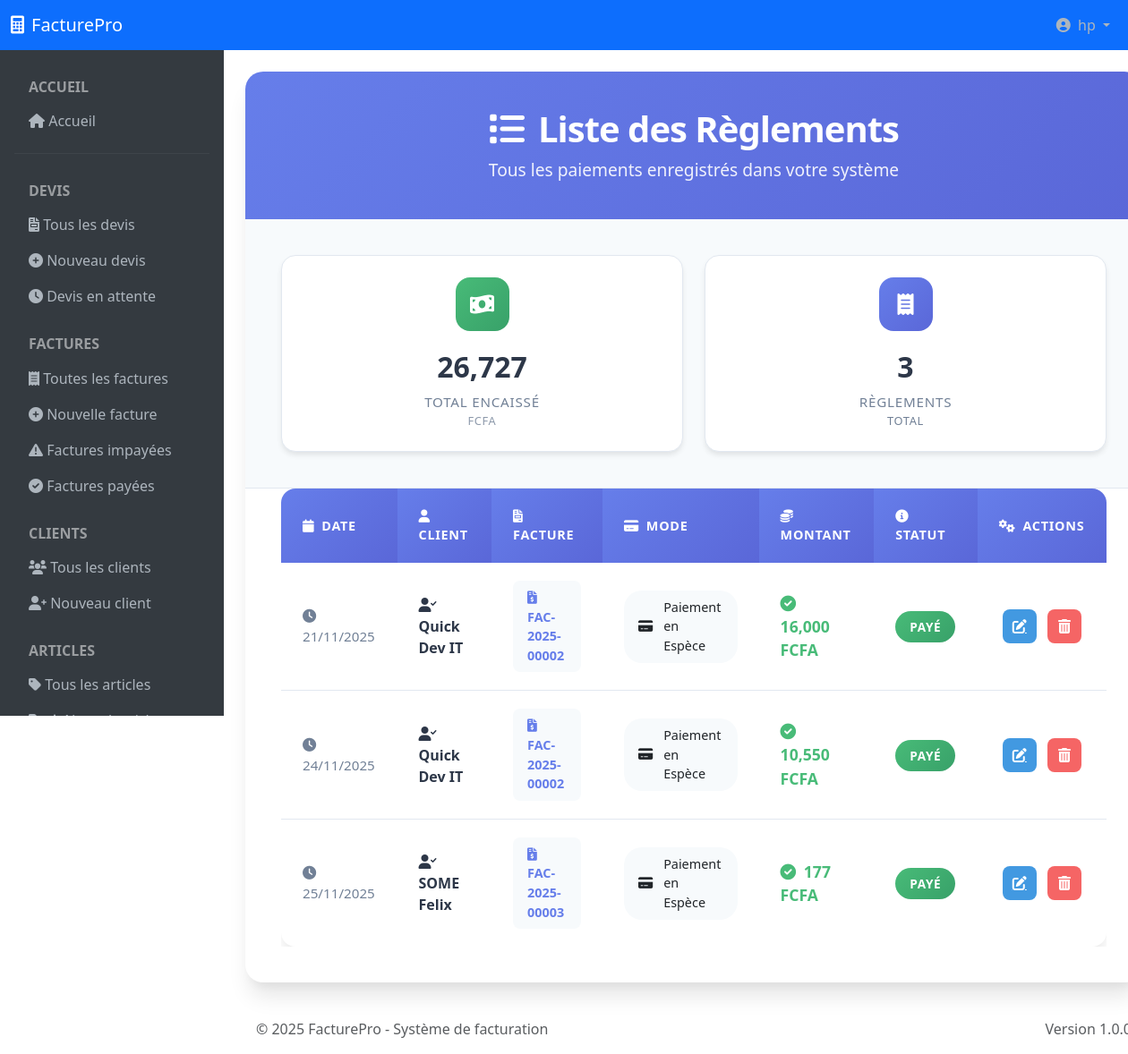
Page /reglements/ (signed in) on the committed database.
### register/models.py (models this page shows)
class User(AbstractUser):
    bio = models.TextField(blank=True, null=True)
    profile_photo = models.ImageField(verbose_name= 'Photo de profil' )

### facture/models.py (models this page shows, shortened)
class Reglement(models.Model):
    client = models.ForeignKey(Client, on_delete=models.PROTECT, related_name='reglements')
    facture = models.ForeignKey(Facturation, on_delete=models.PROTECT, related_name='reglement_set')
    date_reglement = models.DateField(auto_now_add=True)
    montant_reglement = models.DecimalField(max_digits=12, decimal_places=2, validators=[MinValueValidator(0)])
    mode_reglement = models.ForeignKey(ModeReglement, on_delete=models.SET_NULL, null=True, blank=True, limit_choices_to={'est_actif': True})
    class Meta:
        indexes = [
            models.Index(fields=['facture']),
            models.Index(fields=['client']),
            models.Index(fields=['date_reglement']),
            models.Index(fields=['facture', 'date_reglement']),
        ]

class Client(models.Model):
    TYPE_INDIVIDU = 'INDIVIDU'
    TYPE_ENTREPRISE = 'ENTREPRISE'
    TYPE_CHOICES = (
        (TYPE_INDIVIDU, 'Individu'),
        (TYPE_ENTREPRISE, 'Entreprise'),
    )
    SEXE_MASCULIN = 'Masculin'
    SEXE_FEMININ = 'Feminin'
    SEXE_CHOICES = (
        (SEXE_MASCULIN, 'Masculin'),
        (SEXE_FEMININ, 'Féminin'),
    )
    client_type = models.CharField(max_length=20, choices=TYPE_CHOICES, default=TYPE_INDIVIDU)
    nom = models.CharField(max_length=100)
    email = models.EmailField(max_length=150,unique=True)
    telephone = models.CharField(max_length=50, blank=True)
    adresse = models.TextField()
    ville = models.CharField(max_length=50, blank=True)
    sexe = models.CharField(max_length=15, choices=SEXE_CHOICES, blank=True)
    company_id_number = models.CharField(max_length=45, blank=True)
    company_iban = EncryptedCharField(max_length=34, blank=True)
    company_bic = EncryptedCharField(max_length=20, blank=True)
    date_creation = models.DateTimeField(auto_now_add=True)
    save_by = models.ForeignKey(settings.AUTH_USER_MODEL, on_delete=models.PROTECT, related_name='clients')
    class Meta:
        indexes = [
            models.Index(fields=['email']),
            models.Index(fields=['telephone']),
            models.Index(fields=['client_type']),
            models.Index(fields=['date_creation']),
        ]

class Facturation(models.Model):
    STATUT_PAYE = 1
    STATUT_EN_ATTENTE = 2
    STATUT_ANNULE = 3
    STATUT_CHOICES = (
        (STATUT_PAYE, 'Payé'),
        (STATUT_EN_ATTENTE, 'En Attente'),
        (STATUT_ANNULE, 'Annulée'),
    )
    client = models.ForeignKey(Client, on_delete=models.PROTECT)
    devis_origine = models.OneToOneField(
        Devis,
        on_delete=models.PROTECT,
        null=True,  # Changé pour permettre None temporairement
        blank=True,
        related_name='facture_generee'
    )
    save_by = models.ForeignKey(settings.AUTH_USER_MODEL, on_delete=models.PROTECT, related_name='factures')
    montant_accompte = models.DecimalField(
        max_digits=12,
        decimal_places=2,
        default=0.00,
        validators=[MinValueValidator(0)]
    )
    date_creation = models.DateTimeField(auto_now_add=True)
    statut = models.IntegerField(choices=STATUT_CHOICES, default=STATUT_EN_ATTENTE)
    numero = models.CharField(max_length=50, unique=True)
    last_update = models.DateTimeField(default=timezone.now)
    commentaire = models.TextField(null=True, blank=True, help_text="Entrer un commentaire sur la facture")
    net_a_payer = models.DecimalField(max_digits=12, decimal_places=2, default=0.00)
    taux_tva = models.DecimalField(
        max_digits=5,
        decimal_places=2,
        null=True,
        blank=True,
        default=Decimal('18.00')
    )
    total_tva = models.DecimalField(max_digits=12, decimal_places=2, default=0.00)
    total_net_ht = models.DecimalField(max_digits=12, decimal_places=2, default=0.00)
    total_ttc = models.DecimalField(max_digits=12, decimal_places=2, default=0.00)
    produits = models.ManyToManyField('Produit', through='ProduitFacturation', related_name='factures')
    services = models.ManyToManyField('Service', through='ServiceFacturation', related_name='factures')
    @property
    def solde_du(self):
        if not self.pk:
            return Decimal('0.00')
        total_reglements = self.reglement_set.aggregate(
            total=Coalesce(Sum('montant_reglement'), Decimal('0.00'))
        )['total']
        solde = self.net_a_payer - self.montant_accompte - total_reglements
        return max(Decimal('0.00'), solde)  # solde jamais négatif
    class Meta:
        indexes = [
            models.Index(fields=['numero']),
            models.Index(fields=['date_creation']),
            models.Index(fields=['statut']),
            models.Index(fields=['client', 'statut']),
            models.Index(fields=['-date_creation']),
        ]
        verbose_name = "Facture"
        verbose_name_plural = "Factures"

class ModeReglement(models.Model):
    nom = models.CharField(max_length=50, unique=True)
    description = models.TextField(blank=True, null=True)
    est_actif = models.BooleanField(default=True, help_text="Indique si ce mode de règlement est disponible pour une utilisation.")
    date_creation = models.DateField(auto_now_add=True)
    class Meta:
        verbose_name = "Mode de règlement"
        verbose_name_plural = "Modes de règlement"

### facture/views.py (the view)
# urls.py: path('reglements/', views.reglement_list, name='liste-reglements'),
@login_required
def reglement_list(request):
    reglements = Reglement.objects.select_related('client','facture','mode_reglement')
    total_reglements = reglements.aggregate(total=Sum('montant_reglement'))['total'] or 0
    context ={
        'reglements': reglements,
        'total_reglements': total_reglements
    }
    return render(request,'facture/liste_reglements.html', context)

### facture/templates/facture/liste_reglements.html (shortened to what this page needs)
{% extends 'facture/base.html' %}
{% load humanize %}
{% block content %}
<link rel="stylesheet" href="https://cdnjs.cloudflare.com/ajax/libs/font-awesome/6.0.0/css/all.min.css">
<div class="reglements-container">
    <div class="reglements-header">
        <h1><i class="fas fa-list me-3"></i>Liste des Règlements</h1>
        <p>Tous les paiements enregistrés dans votre système</p>
    </div>
    <div class="reglements-stats">
        <div class="stat-card">
            <div class="stat-icon stat-total">
                <i class="fas fa-money-bill-wave"></i>
            </div>
            <div class="stat-value">{{ total_reglements|floatformat:0|intcomma }}</div>
            <div class="stat-label">Total encaissé</div>
            <div class="stat-label" style="font-size: 0.8rem; opacity: 0.8;">FCFA</div>
        </div>
        <div class="stat-card">
            <div class="stat-icon stat-count">
                <i class="fas fa-receipt"></i>
            </div>
            <div class="stat-value">{{ reglements.count }}</div>
            <div class="stat-label">Règlements</div>
            <div class="stat-label" style="font-size: 0.8rem;">Total</div>
        </div>
    </div>
    <div class="table-container">
        {% if reglements %}
            <div class="table-responsive">
                <table class="reglements-table">
                    <thead>
                        <tr>
                            <th><i class="fas fa-calendar me-2"></i>Date</th>
                            <th><i class="fas fa-user me-2"></i>Client</th>
                            <th><i class="fas fa-file-invoice me-2"></i>Facture</th>
                            <th><i class="fas fa-credit-card me-2"></i>Mode</th>
                            <th><i class="fas fa-coins me-2"></i>Montant</th>
                            <th><i class="fas fa-info-circle me-2"></i>Statut</th>
                            <th><i class="fas fa-cogs me-2"></i>Actions</th>
                        </tr>
                    </thead>
                    <tbody>
                        {% for reglement in reglements %}
                        <tr>
                            <td>
                                <div class="date">
                                    <i class="fas fa-clock me-1"></i>
                                    {{ reglement.date_reglement|date:"d/m/Y" }}
                                </div>
                            </td>
                            <td>
                                <div class="client-name">
                                    <i class="fas fa-user-check me-1"></i>
                                    {{ reglement.client.nom }}
                                </div>
                            </td>
                            <td>
                                <div class="facture-num">
                                    <i class="fas fa-file-invoice-dollar me-1"></i>
                                    {{ reglement.facture.numero }}
                                </div>
                            </td>
                            <td>
                                <div class="mode-reglement">
                                    <i class="fas fa-credit-card me-1"></i>
                                    {{ reglement.mode_reglement.nom }}
                                </div>
                            </td>
                            <td>
                                <div class="montant">
                                    <i class="fas fa-check-circle me-1"></i>
                                    {{ reglement.montant_reglement|floatformat:0|intcomma }} FCFA
                                </div>
                            </td>
                            <td>
                                {% if reglement.facture.solde_du <= 0 %}
                                    <span class="status-badge status-paye">Payé</span>
                                {% else %}
                                    <span class="status-badge status-partiel">Partiel</span>
                                {% endif %}
                            </td>
                            <td class="actions-cell">
                                <a href="{% url 'modifier-reglement' reglement.id %}"
                                   class="action-btn btn-edit"
                                   title="Modifier le règlement">
                                    <i class="fas fa-edit"></i>
                                </a>
                                <form method="post"
                                      action="{% url 'supprimer-reglement' reglement.id %}"
                                      style="display:inline;"
                                      onsubmit="return confirm('Êtes-vous sûr de vouloir supprimer ce règlement ? Cette action est irréversible.');">
                                    <button type="submit"
                                            class="action-btn btn-delete"
                                            title="Supprimer le règlement">
                                        <i class="fas fa-trash-alt"></i>
                                    </button>
                                </form>
                            </td>
                        </tr>
                        {% endfor %}
                    </tbody>
                </table>
            </div>
        {% endif %}
    </div>
</div>
{% endblock %}

### facture/templates/facture/base.html (shortened to what this page needs)
<!DOCTYPE html>
<html lang="fr">
<head>
    <link href="https://cdnjs.cloudflare.com/ajax/libs/bootstrap/5.3.2/css/bootstrap.min.css" rel="stylesheet">
    <link href="https://cdnjs.cloudflare.com/ajax/libs/font-awesome/6.4.0/css/all.min.css" rel="stylesheet">
</head>
<body>
    <nav class="navbar navbar-expand-lg navbar-dark bg-primary fixed-top" style="z-index: 1000;">
        <div class="container-fluid">
            <a class="navbar-brand" href="{% url 'home' %}">
                <i class="fas fa-calculator me-2"></i>FacturePro
            </a>
            <div class="navbar-nav ms-auto">
                <div class="nav-item dropdown">
                    <a class="nav-link dropdown-toggle" href="#" role="button" data-bs-toggle="dropdown">
                        <i class="fas fa-user-circle me-1"></i>
                        {{ user.get_full_name|default:user.username|default:"Utilisateur" }}
                    </a>
                </div>
            </div>
        </div>
    </nav>
    <div class="container-fluid" style="margin-top: 56px;">
        <div class="row">
            <nav class="col-lg-2 sidebar p-3" id="sidebar">
                <div class="nav flex-column">
                     <h6 class="text-uppercase text-white-50 fw-bold px-3 mt-3 mb-2">Accueil</h6>
                    <a class="nav-link" href="{% url 'home' %}"><i class="fas fa-home"></i> Accueil</a>
                     <hr class="my-3" style="border-color: rgba(255,255,255,0.2);">
                    <h6 class="text-uppercase text-white-50 fw-bold px-3 mt-3 mb-2">Devis</h6>
                    <a class="nav-link" href="{% url 'liste-devis' %}"><i class="fas fa-file-invoice"></i> Tous les devis</a>
                    <a class="nav-link" href="{% url 'create-devis' %}"><i class="fas fa-plus-circle"></i> Nouveau devis</a>
                    <a class="nav-link" href="{% url 'liste-attente' %}"><i class="fas fa-clock"></i> Devis en attente</a>
                    <h6 class="text-uppercase text-white-50 fw-bold px-3 mt-4 mb-2">Factures</h6>
                    <a class="nav-link" href="{% url 'liste-facture' %}"><i class="fas fa-receipt"></i> Toutes les factures</a>
                    <a class="nav-link" href="{% url 'create-facture' %}"><i class="fas fa-plus-circle"></i> Nouvelle facture</a>
                    <a class="nav-link" href="{% url 'liste-impaye' %}"><i class="fas fa-exclamation-triangle"></i> Factures impayées</a>
                    <a class="nav-link" href="{% url 'liste-paye' %}"><i class="fas fa-check-circle"></i> Factures payées</a>
                    <h6 class="text-uppercase text-white-50 fw-bold px-3 mt-4 mb-2">Clients</h6>
                    <a class="nav-link" href="{% url 'liste-clients' %}"><i class="fas fa-users"></i> Tous les clients</a>
                    <a class="nav-link" href="{% url 'create-client' %}"><i class="fas fa-user-plus"></i> Nouveau client</a>
                    <h6 class="text-uppercase text-white-50 fw-bold px-3 mt-4 mb-2">Articles</h6>
                    <a class="nav-link" href="{% url 'gerer-article' %}"><i class="fas fa-tag"></i> Tous les articles</a>
                    <a class="nav-link" href="{% url 'ajouter_element' %}"><i class="fas fa-tag me-2"></i><i class="fas fa-plus"></i> Nouvel article</a>
                </div>
            </nav>
            <main class="col-lg-10 main-content p-0">
                <div class="p-4">
                    {% if user.is_authenticated %}
                    {% block content %}{% endblock %}
                    {% else %}
                        <p>Login <a href="{% url 'login' %}"></a></p>
                    {% endif %}
                </div>
                <footer class="footer mt-auto py-3 px-4">
                    <div class="container-fluid">
                        <div class="row">
                            <div class="col-md-6">
                                <span class="text-muted">© 2025 FacturePro - Système de facturation</span>
                            </div>
                            <div class="col-md-6 text-md-end">
                                <span class="text-muted">Version 1.0.0</span>
                            </div>
                        </div>
                    </div>
                </footer>
            </main>
        </div>
    </div>
</body>
</html>

### rows in the picture
User: get_full_name "hp"
Reglement: date_reglement "21/11/2025", client.nom "Quick Dev IT", facture.numero "FAC-2025-00002", mode_reglement.nom "Paiement en Espèce", montant_reglement "16,000", shows "PAYÉ"
Reglement: date_reglement "24/11/2025", client.nom "Quick Dev IT", facture.numero "FAC-2025-00002", mode_reglement.nom "Paiement en Espèce", montant_reglement "10,550", shows "PAYÉ"
Reglement: date_reglement "25/11/2025", client.nom "SOME Felix", facture.numero "FAC-2025-00003", mode_reglement.nom "Paiement en Espèce", montant_reglement "177", shows "PAYÉ"

### other values in the picture
{{ total_reglements|floatformat:0|intcomma }} "26,727"
{{ reglements.count }} "3"
